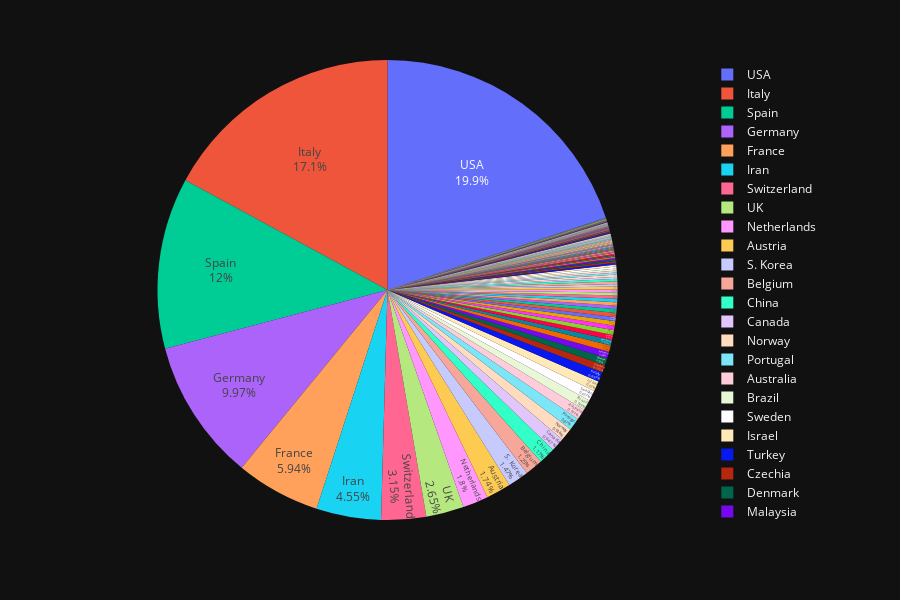

Source (notebook cell):
### Markdown cell above
# Pie plot showing Active cases w.r.t Countries

### Code cell
fig = px.pie(df, values = 'ActiveCases',names='Country,Other', height=600)
fig.update_traces(textposition='inside', textinfo='percent+label')

fig.update_layout(
    title_x = 0.5,
    geo=dict(
        showframe = False,
        showcoastlines = False,
    ))

fig.show()

### Figure 1 — Plotly figure (JSON) as saved in the notebook; plotly's stock layout.template omitted (floating-point values rounded to 4 significant figures; data arrays with more than 128 entries replaced by an {"elided": "..."} marker saying what was removed)
{"data": [{"domain": {"x": [0, 1], "y": [0, 1]}, "hovertemplate": "Country,Other=%{label}<br>ActiveCases=%{value}<extra></extra>", "labels": {"elided": "199 str values"}, "legendgroup": "", "name": "", "showlegend": true, "textinfo": "percent+label", "textposition": "inside", "type": "pie", "values": {"elided": "199 int values"}}], "layout": {"geo": {"showcoastlines": false, "showframe": false}, "height": 600, "legend": {"tracegroupgap": 0}, "margin": {"t": 60}, "title": {"x": 0.5}}}
